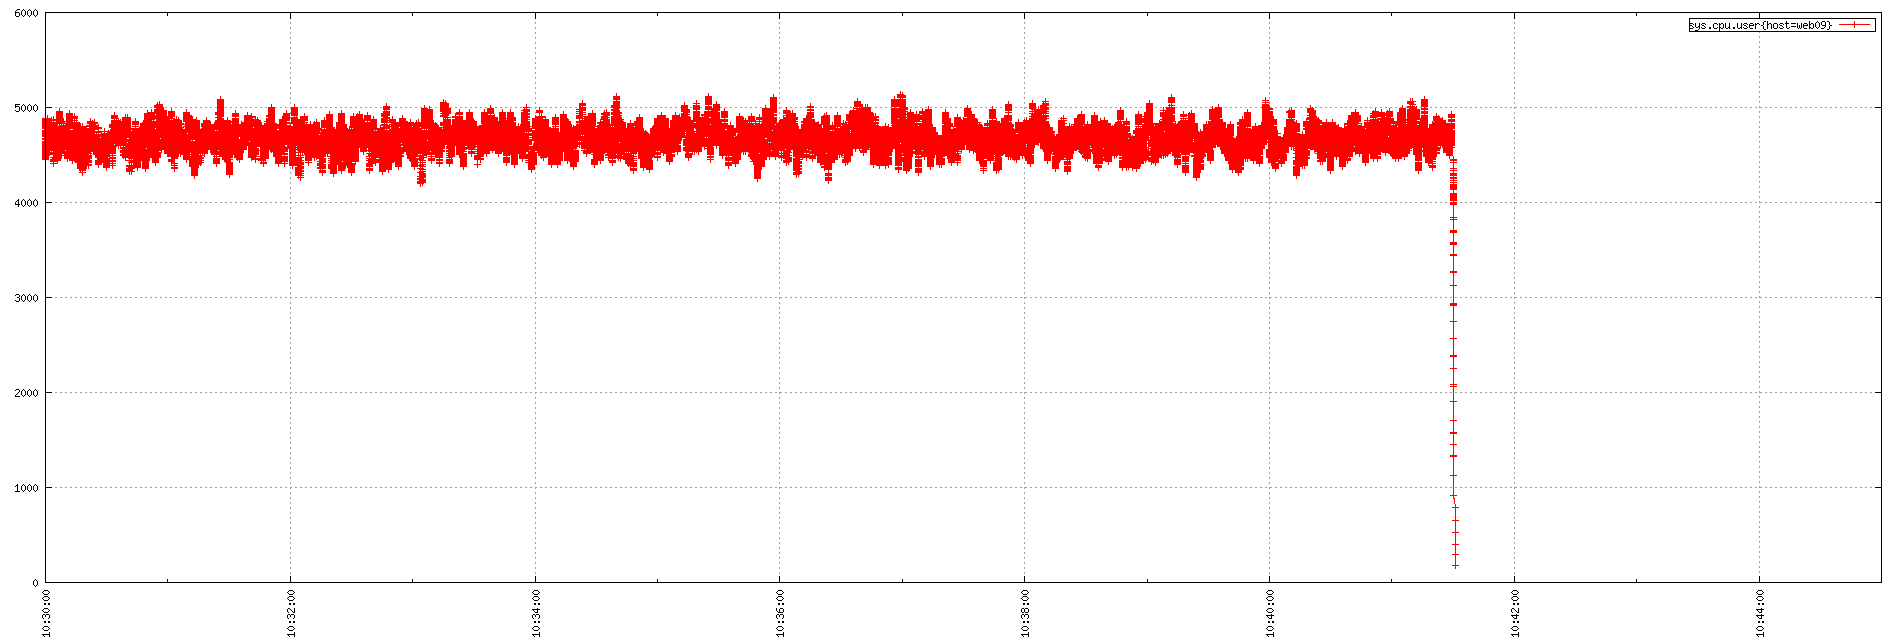

The gnuplot source for this figure:
set term png small size 1900,644
set xdata time
set timefmt "%s"
if (GPVAL_VERSION < 4.6) set xtics rotate; else set xtics rotate right
set output "${TMPDIR-'tmp'}/tsd/c6066990.png"
set xrange ["1673778600":"1673779500"]
set format x "%H:%M:%S"
set grid
set style data linespoint
set key right box
set yrange [0:]
plot  "${TMPDIR-'tmp'}/tsd/c6066990_0.dat" using 1:2 title "sys.cpu.user{host=web09}"
